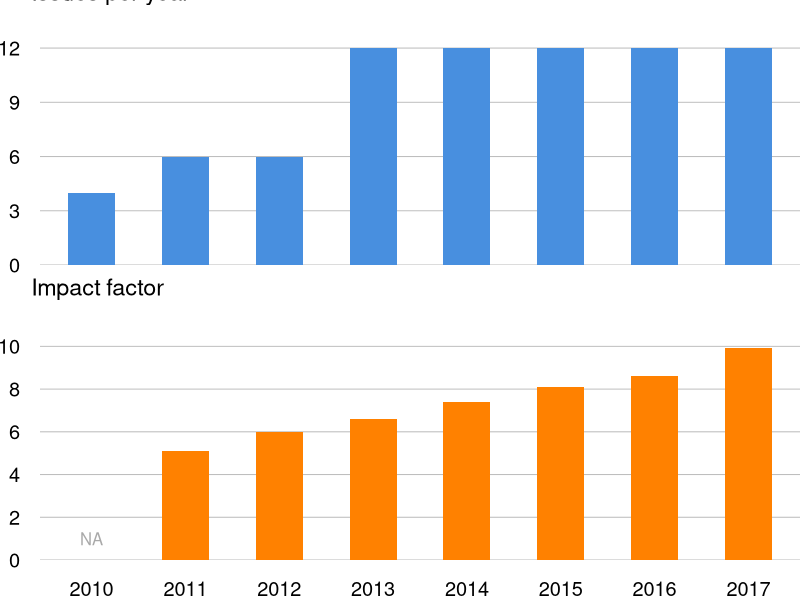
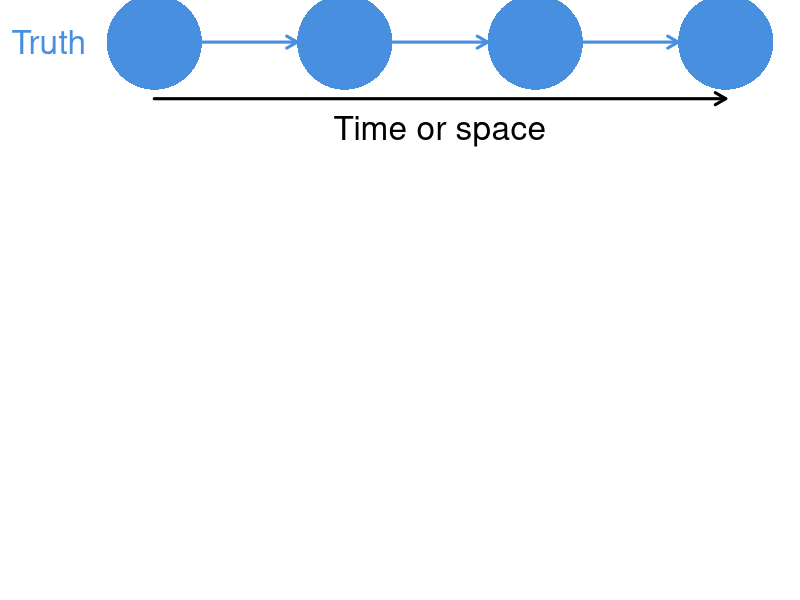
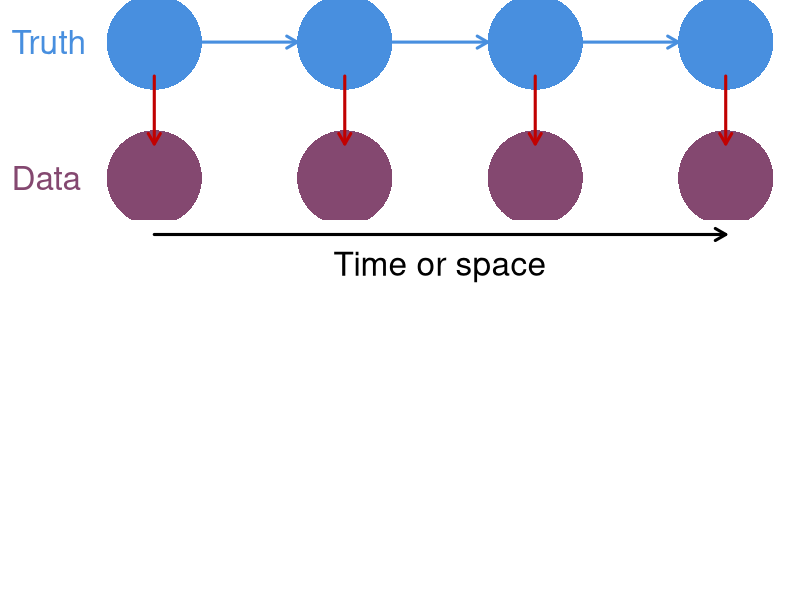
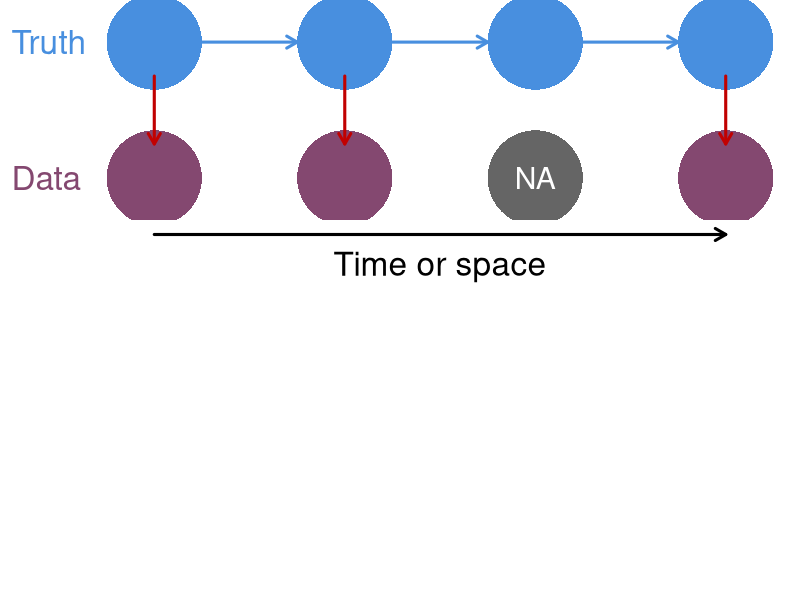
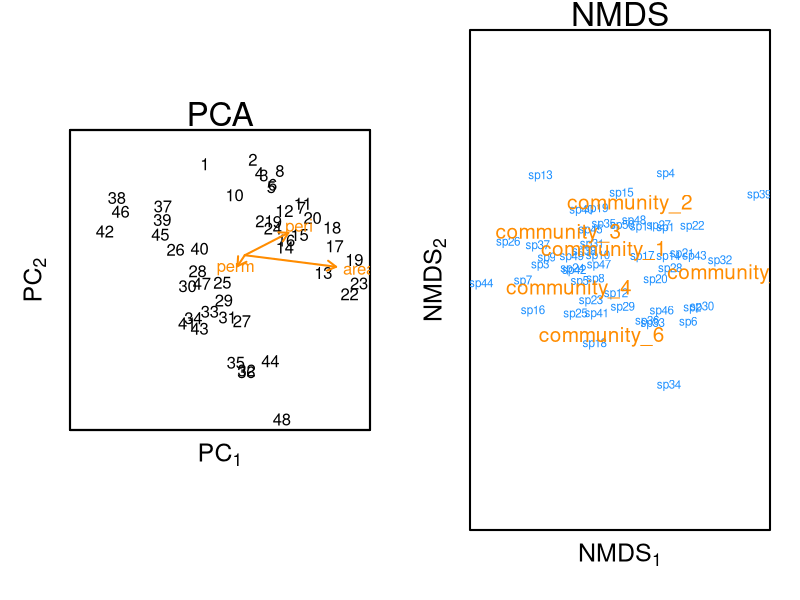
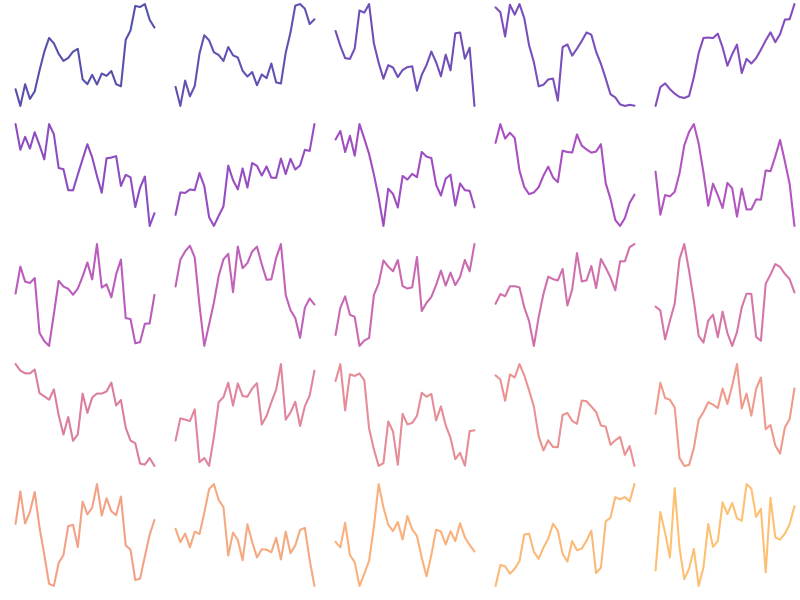
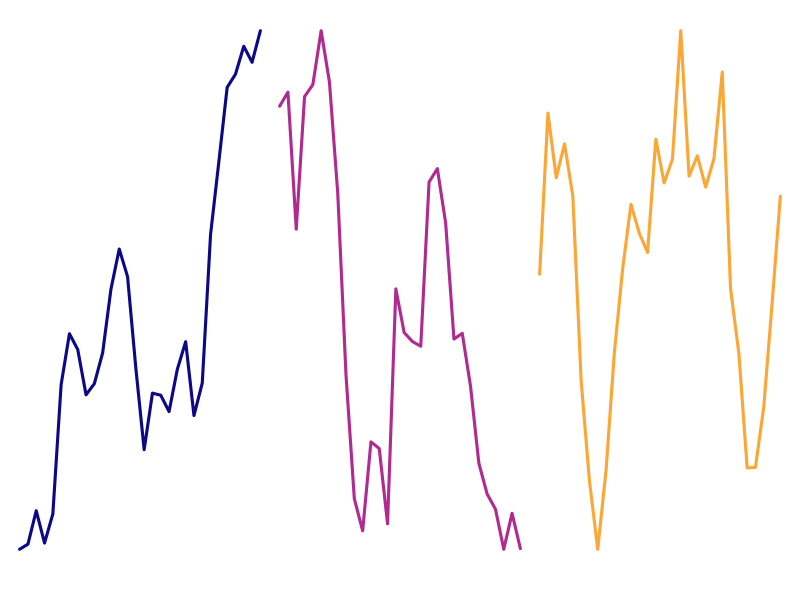
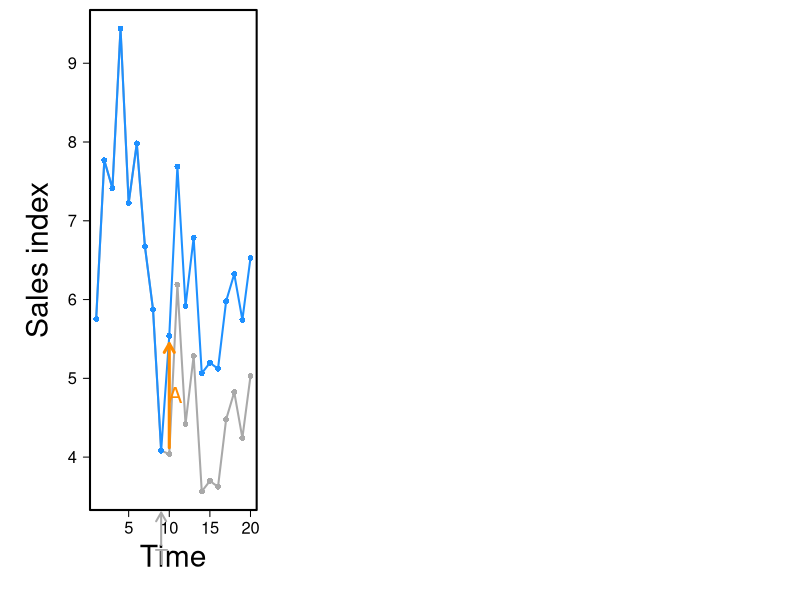

Generate these figures, in order, with R:
## ---- chunk 1
options(htmltools.dir.version = FALSE, servr.daemon = TRUE)
## ---- chunk 2
mee <- data.frame(yr=seq(2010,2017),
                  issues=c(4,6,6,12,12,12,12,12),
                  imp=c(NA,5.1,6,6.6,7.4,8.1,8.6,9.9))

pd <- as.matrix(mee[,-1])

par(mfrow=c(2,1), mai=c(0.3,0.4,0.3,0), omi=c(0.1,0,0,0))
## top panel
bp <- barplot(height=rep(NA,8), las=1, ylim=c(0,13),
              col="#488fdf", border=NA, space=1,
              ylab="",
              cex.lab=1.4, yaxt="n")
abline(h=seq(0,12,3), col="gray")
text(0, 1.15*par()$usr[4], cex=1.4,
     "Issues per year", xpd=NA, pos=4)
barplot(height=mee$issues, las=1, add=TRUE,
        col="#488fdf", border=NA, space=1,
        ylab="Issues per year",
        cex.lab=1.4, yaxt="n")
axis(2, at=seq(0,12,3), las=1, tick=FALSE, cex.axis=1.2)
## bottom panel
barplot(height=rep(NA,8), las=1,
        col="darkblue", border=NA, space=1,
        ylim=c(0,11),
        ylab="", cex.lab=1.4, yaxt="n")
abline(h=seq(0,10,2), col="gray")
text(0, 1.15*par()$usr[4], cex=1.4,
     "Impact factor", xpd=NA, pos=4)
barplot(height=mee$imp, las=1, names.arg=mee$yr, add=TRUE,
        col="#ff8100", space=1, border=NA,
        cex.names=1.2,
        ylab="", cex.lab=1.4, yaxt="n")
axis(2, at=seq(0,10,2), las=1, tick=FALSE, cex.axis=1.2)
text(bp[1],1,"NA",col="darkgray", adj=c(0.5,0.5))
## ---- chunk 3
par(mai=c(0.8,0.8,0,0), omi=rep(0,4))
## boundaries
ss <- 5
nn <- 7
rr <- ss*3
cc <- ss*nn
## mid-points
xm <- ss/2 + seq(0,cc-ss,ss)
ymt <- rr - ss/2
ymb <- ss/2
## arrow locs
x0t <- seq(ss, by=2*ss, len=3)
x1t <- x0t + ss
## empty plot space
plot(c(0,cc), c(0,rr), type="n", xlab="", ylab="",
     xaxt="n", yaxt="n", bty="n")
## top row: state
symbols(x=xm[c(1,3,5,7)], y=rep(ymt,4), circles=rep(ss/2,4),
        lty="solid",  fg=NA, bg="#488fdf",
        inches=FALSE, add=TRUE, lwd=3)
text("Truth", x=-ss, y=ymt, adj=c(0,0.5), xpd=NA,
     cex=2, col="#488fdf")
arrows(x0=x0t,x1=x1t,y0=ymt, col="#488fdf", lwd=3, length=0.12)
## Time or space
arrows(x0=ss/2, x1=cc-ss/2, y0=-ss/3+ss*2,
       length=0.12, lwd=3, xpd=NA)
text("Time or space", x=cc/2, y=-ss/2+ss*2, xpd=NA, pos=1, cex=2)
## ---- chunk 4
par(mai=c(0.8,0.8,0,0), omi=rep(0,4))
## arrow locs
x0t <- seq(ss, by=2*ss, len=3)
x1t <- x0t + ss
y0b <- rr - ss
y1b <- ss
## empty plot space
plot(c(0,cc), c(0,rr), type="n", xlab="", ylab="",
     xaxt="n", yaxt="n", bty="n")
## top row: state
symbols(x=xm[c(1,3,5,7)], y=rep(ymt,4), circles=rep(ss/2,4),
        lty="solid",  fg=NA, bg="#488fdf",
        inches=FALSE, add=TRUE, lwd=3)
text("Truth", x=-ss, y=ymt, adj=c(0,0.5), xpd=NA,
     cex=2, col="#488fdf")
## arrows
arrows(x0=x0t,x1=x1t,y0=ymt, col="#488fdf", lwd=3, length=0.12)
## bottom row: obs
symbols(x=xm[c(1,3,5,7)], y=rep(ss/2,4), circles=rep(ss/2,4),
        lty="solid",  fg=NA, bg="#844870",
        inches=FALSE, add=TRUE, lwd=3)
text("Data", x=-ss, y=ss/2, adj=c(0,0.5), xpd=NA,
     cex=2, col="#844870")
## arrows
arrows(x0=xm[c(1,3,5,7)], y0=y0b, y1=y1b,
       col="#c10101", lwd=3, length=0.12)
## Time or space
arrows(x0=ss/2, x1=cc-ss/2, y0=-ss/3,
       length=0.12, lwd=3, xpd=NA)
text("Time or space", x=cc/2, y=-ss/2, xpd=NA, pos=1, cex=2)
## ---- chunk 5
par(mai=c(0.8,0.8,0,0), omi=rep(0,4))
## arrow locs
x0t <- seq(ss, by=2*ss, len=3)
x1t <- x0t + ss
y0b <- rr - ss
y1b <- ss
## empty plot space
plot(c(0,cc), c(0,rr), type="n", xlab="", ylab="",
     xaxt="n", yaxt="n", bty="n")
## top row: state
symbols(x=xm[c(1,3,5,7)], y=rep(ymt,4), circles=rep(ss/2,4),
        lty="solid",  fg=NA, bg="#488fdf",
        inches=FALSE, add=TRUE, lwd=3)
text("Truth", x=-ss, y=ymt, adj=c(0,0.5), xpd=NA,
     cex=2, col="#488fdf")
## arrows
arrows(x0=x0t,x1=x1t,y0=ymt, col="#488fdf", lwd=3, length=0.12)
## bottom row: obs
symbols(x=xm[c(1,3,7)], y=rep(ss/2,3), circles=rep(ss/2,3),
        lty="solid",  fg=NA, bg="#844870",
        inches=FALSE, add=TRUE, lwd=3)
text("Data", x=-ss, y=ss/2, adj=c(0,0.5), xpd=NA,
     cex=2, col="#844870")
## NA's
symbols(x=xm[5], y=ss/2, circles=ss/2,
        lty="solid",  fg=NA, bg="#656565",
        inches=FALSE, add=TRUE, lwd=3)
text("NA", x=xm[5], y=ss/2, cex=1.8, col="#ffffff")
## arrows
arrows(x0=xm[c(1,3,7)], y0=y0b, y1=y1b,
       col="#c10101", lwd=3, length=0.12)
## Time or space
arrows(x0=ss/2, x1=cc-ss/2, y0=-ss/3,
       length=0.12, lwd=3, xpd=NA)
text("Time or space", x=cc/2, y=-ss/2, xpd=NA, pos=1, cex=2)
## ---- chunk 6
set.seed(123)

par(mfrow=c(1,2), mai=c(0.7,0.7,0.3,0.3), omi=rep(0,4), lwd=2, fg="black")

## PCA
biplot(prcomp(rock[,c(1,2,4)]), col=c("black", "darkorange"),
       yaxt="n", xaxt="n", ylab="", xlab="")
mtext(side=1, expression(PC[1]), cex=1.5, line=1)
mtext(side=2, expression(PC[2]), cex=1.5, line=1)
mtext(side=3, "PCA", cex=2, line=0)

## NMDS
comm_mat <- matrix(
   sample(1:100,300,replace=T),nrow=6,
   dimnames=list(paste("community",1:6,sep="_"),paste0("sp",1:50)))

nmds <- vegan::metaMDS(comm_mat, k=3, trymax=100, trace=0)

vegan::ordiplot(nmds, type="n",
                yaxt="n", xaxt="n", ylab="", xlab="")
vegan::orditorp(nmds, display="species", col="dodgerblue", air=0.01)                     
vegan::orditorp(nmds, display="sites", cex=1.25, col="darkorange", air=0.01)                     
mtext(side=1, expression(NMDS[1]), cex=1.5, line=1)
mtext(side=2, expression(NMDS[2]), cex=1.5, line=1)
mtext(side=3, "NMDS", cex=2, line=0)
## ---- chunk 7
NN <- 25
TT <- 30
MM <- 3
 
set.seed(123)
## MM x TT matrix of innovations
ww <- matrix(rnorm(MM*TT, 0, 1), MM, TT)
ww[,1] <- rnorm(MM, 0, sqrt(5))
## MM x TT matrix of scaled latent trends
xx <- t(scale(apply(ww,1,cumsum)))

## loadings matrix
ZZ <- matrix(runif(NN*MM, -1, 1), NN, MM)
diag(ZZ) <- rev(sort(abs(diag(ZZ))))
ZZ[upper.tri(ZZ)] <- 0
ZZ <- round(ZZ, 2)

## obs var
obs_var <- 0.2^2
## obs errors
ee <- t(MASS::mvrnorm(TT, matrix(0,NN,1), diag(obs_var,NN,NN)))
## NN x TT matrix of observed data
yy <- ZZ %*% xx + ee

clr <- viridis::plasma(NN, alpha=0.7, end=0.8)

vv <- sample(seq(NN), NN)

par(mfrow=c(5,5), mai=c(0.1,0.1,0,0), omi=c(0,0,0,0)) 

for(i in 1:NN) {
	plot.ts(yy[vv[i],], lwd=2,
	        xlab="", xaxt="n", ylab="", yaxt="n",
	        col=clr[i], bty="n")
}
## ---- chunk 8
## plot the trends
par(mfrow=c(1,3), mai=c(0.2,0,0,0), omi=rep(0.1,4))
clr <- viridis::plasma(MM, end=0.8)
for(i in 1:3) {
	plot.ts(xx[i,], lwd=3,
	        xlab="", xaxt="n", ylab="", yaxt="n",
	        col=clr[i], bty="n")
}
## ---- chunk 9
tstar <- 9
tt <- 20

set.seed(666)

x1 <- cumsum(rnorm(tt)) + 5

dd <- c(rep(0,tstar), rep(1.5,20-tstar))
x2 <- x1 + dd

par(mai=c(0.9,0.9,0.1,0.1), omi=c(0,0,0,0))

plot(seq(tt), x1, type="n", pch=16, las=1, 
        xlab="", ylab="", cex.axis=1.5)
mtext(side=1, "Time", line=3.5, cex=1.8)
mtext(side=2, "Sales index", line=3, cex=1.8)

lines(seq(tt), x1, type="o", pch=16, cex=1.2, las=1, col="darkgray", lwd=2)

lines(seq(tt), x2, type="o", pch=16, cex=1.2, las=1, col="dodgerblue", lwd=2)

arrows(tstar+1, x1[tstar+1]*1.02, tstar+1, x2[tstar+1]*0.982,
       length=0.1, col="darkorange", lty="solid", lwd=3)
text(tstar+1.75, (x1[tstar+1]+x2[tstar+1])/2, "A",
	 cex=2, col="darkorange", adj=c(0.5,0.5))

scl <- 0.07
aB <- (par()$usr[4] - par()$usr[3])*scl
arrows(x0=tstar,y0=par()$usr[3]-aB,y1=par()$usr[3]*0.99,
       length=0.1, col="darkgray", xpd=TRUE, lwd=2)
text(tstar,par()$usr[3]-aB, "T",
	 cex=2, col="darkgray", pos=1, xpd=TRUE)
